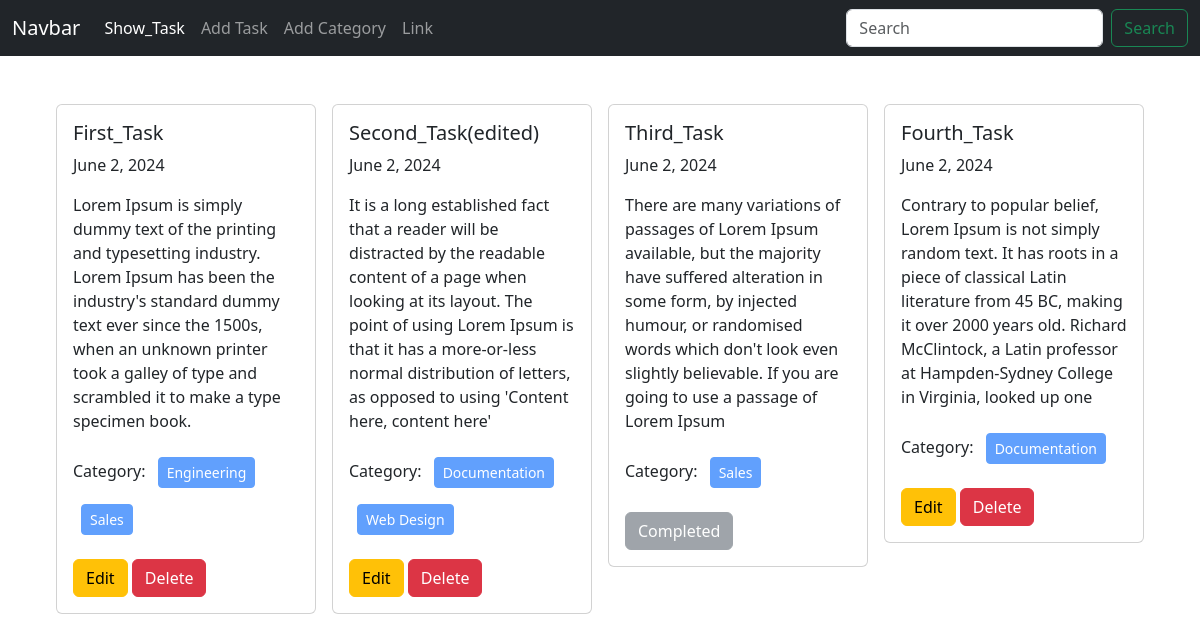
The page / on the database its author committed.
### task/models.py (models this page shows, shortened)
class TaskModel(models.Model):
    title = models.CharField(max_length=200)
    description = models.TextField()
    categories = models.ManyToManyField(CategoryModel)
    is_completed = models.BooleanField(default=False)
    task_assign_date = models.DateField(auto_now_add=True)

### category/models.py (models this page shows, shortened)
class CategoryModel(models.Model):
    name = models.CharField(max_length=100)

### week_4_django_assignment/views.py (the view)
# urls.py: 2. Add a URL to urlpatterns:  path('', views.home, name='home')
def home(request):
    data = TaskModel.objects.all()
    return render(request, 'home.html', {'data' : data})

### templates/home.html
{% extends 'base.html' %}
{% block content %}
<div class="d-flex flex-warp justify-content-center px-5 pt-5">
    {% for task in data %}
    <div class="col-sm-3">
      <div class="card mx-2">
        <div class="card-body">
          <h5 class="card-title">{{task.title}}</h5>
          <p class="card-text">{{task.task_assign_date}}</p>
          <p class="card-text">{{task.description}}</p>
          <p class="card-text">Category:
            {% for cat in task.categories.all %}
            <button class="btn btn-primary btn-sm m-2" disabled>{{cat.name}}</button>
            {% endfor %}
          </p>
          {% if task.is_completed %}
            <button class="btn btn-secondary" disabled>Completed</button>
          {% else %}
            <a href="{% url 'edit_task' task.id %}" class="btn btn-warning">Edit</a>
            <a href="{% url 'delete_task' task.id %}" class="btn btn-danger">Delete</a>
          {% endif %}
        </div>
      </div>
    </div>
    {% endfor %}
  </div>
{% endblock %}

### templates/base.html (shortened to what this page needs)
<!doctype html>
<html lang="en">
  <head>
    <link href="https://cdn.jsdelivr.net/npm/bootstrap@5.3.3/dist/css/bootstrap.min.css" rel="stylesheet">
  </head>
  <body>
    <nav class="navbar navbar-expand-lg navbar-dark bg-dark">
        <div class="container-fluid">
          <a class="navbar-brand" href="#">Navbar</a>
          <div class="collapse navbar-collapse" id="navbarSupportedContent">
            <ul class="navbar-nav me-auto mb-2 mb-lg-0">
              <li class="nav-item">
                <a class="nav-link active" aria-current="page" href="{% url 'homepage' %}">Show_Task</a>
              </li>
              <li class="nav-item">
                <a class="nav-link" href="{% url 'add_task' %}">Add Task</a>
              </li>
              <li class="nav-item">
                <a class="nav-link" href="{% url 'add_category' %}">Add Category</a>
              </li>
              <li class="nav-item">
                <a class="nav-link" href="#">Link</a>
              </li>
            </ul>
            <form class="d-flex">
              <input class="form-control me-2" type="search" placeholder="Search" aria-label="Search">
              <button class="btn btn-outline-success" type="submit">Search</button>
            </form>
          </div>
        </div>
      </nav>
      {% block content %}
      {% endblock %}
  </body>
</html>

### rows shown on the page
TaskModel: title "First_Task", task_assign_date "June 2, 2024", description "Lorem Ipsum is simply dummy text of the printing and typesetting industry. Lorem Ipsum has been the industry's standard dummy text ever since the 1500s, when an unknown printer took a galley of type and scrambled it to make a type specimen book.", is_completed "Edit"
CategoryModel: name "Engineering"
CategoryModel: name "Sales"
TaskModel: title "Second_Task(edited)", task_assign_date "June 2, 2024", description "It is a long established fact that a reader will be distracted by the readable content of a page when looking at its layout. The point of using Lorem Ipsum is that it has a more-or-less normal distribution of letters, as opposed to using 'Content here, content here'", is_completed "Edit"
CategoryModel: name "Documentation"
CategoryModel: name "Web Design"
TaskModel: title "Third_Task", task_assign_date "June 2, 2024", description "There are many variations of passages of Lorem Ipsum available, but the majority have suffered alteration in some form, by injected humour, or randomised words which don't look even slightly believable. If you are going to use a passage of Lorem Ipsum", is_completed "Completed"
TaskModel: title "Fourth_Task", task_assign_date "June 2, 2024", description "Contrary to popular belief, Lorem Ipsum is not simply random text. It has roots in a piece of classical Latin literature from 45 BC, making it over 2000 years old. Richard McClintock, a Latin professor at Hampden-Sydney College in Virginia, looked up one", is_completed "Edit"
